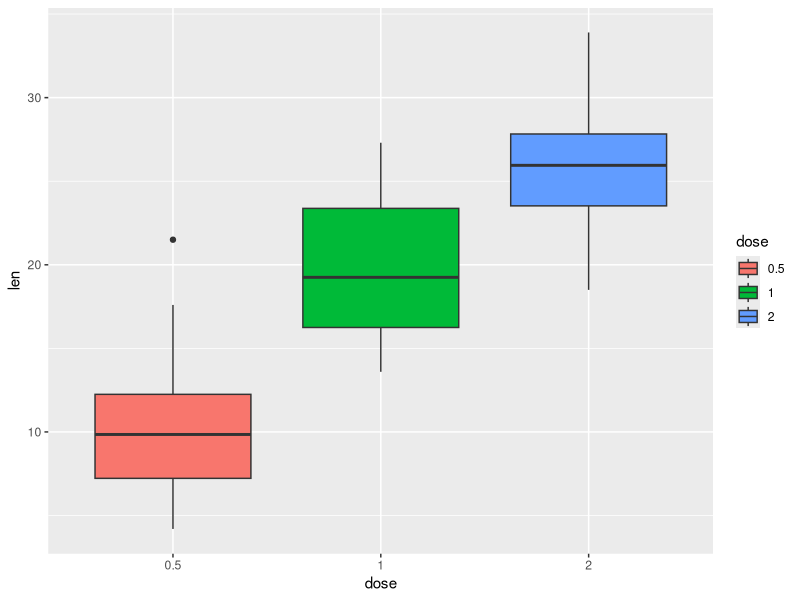
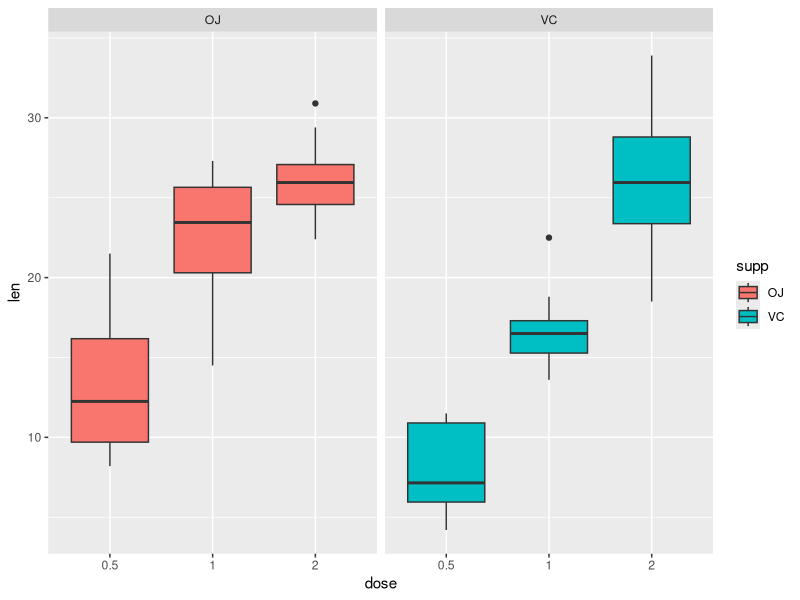
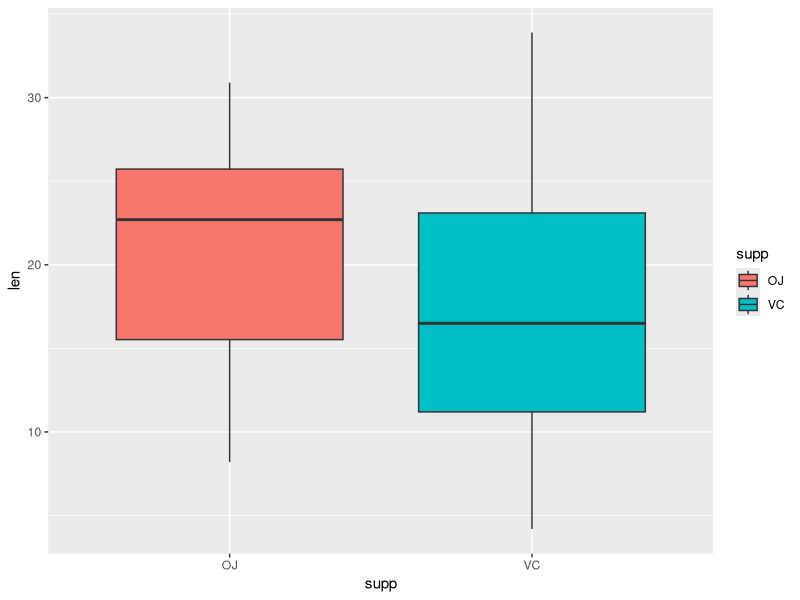

Write R code to recreate these figures, in order.
library(datasets)
data(ToothGrowth)

# set dose as a factor
ToothGrowth$dose<-as.factor(ToothGrowth$dose)

str(ToothGrowth)

summ<-summary(ToothGrowth)
print(summ)

tbl<-table(ToothGrowth$supp, ToothGrowth$dose)
print(tbl)

#hist(ToothGrowth$len)

library(ggplot2)
#boxplot of dose x length
g<-ggplot(data=ToothGrowth,
          aes(x=dose,y=len,fill=dose)) +
  geom_boxplot()
print(g)

#boxplot of dose x length per supp
g<-ggplot(data=ToothGrowth,
       aes(x=dose,y=len,fill=supp)) +
#  geom_bar(stat="identity") +
  geom_boxplot() +
  facet_grid(.~supp)
print(g)

#boxplot of supp x length
g<-ggplot(data=ToothGrowth,
          aes(x=supp,y=len,fill=supp)) +
  #  geom_bar(stat="identity") +
  geom_boxplot()
print(g)

### EDA done
###

t.test(len~supp, data=ToothGrowth)